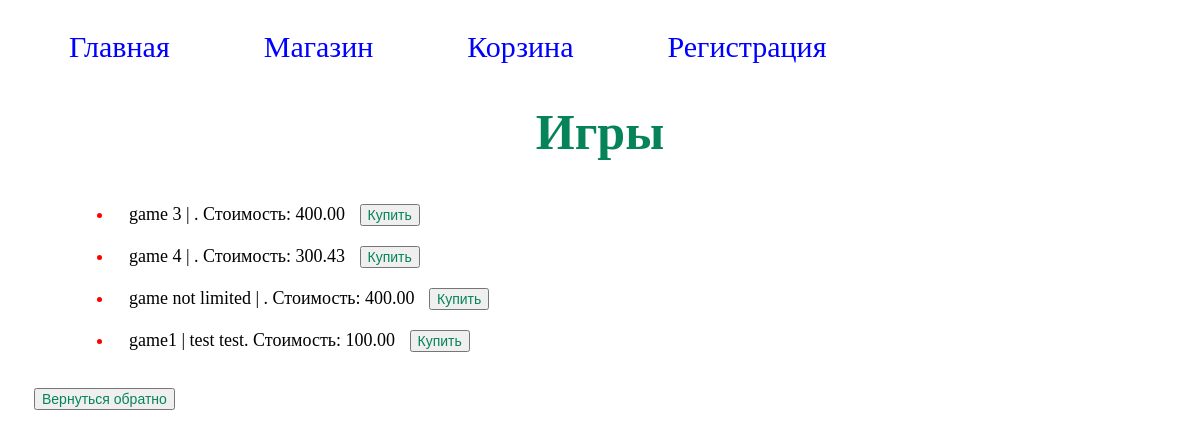
/platform/shop/, run on an earlier commit of the app's database.
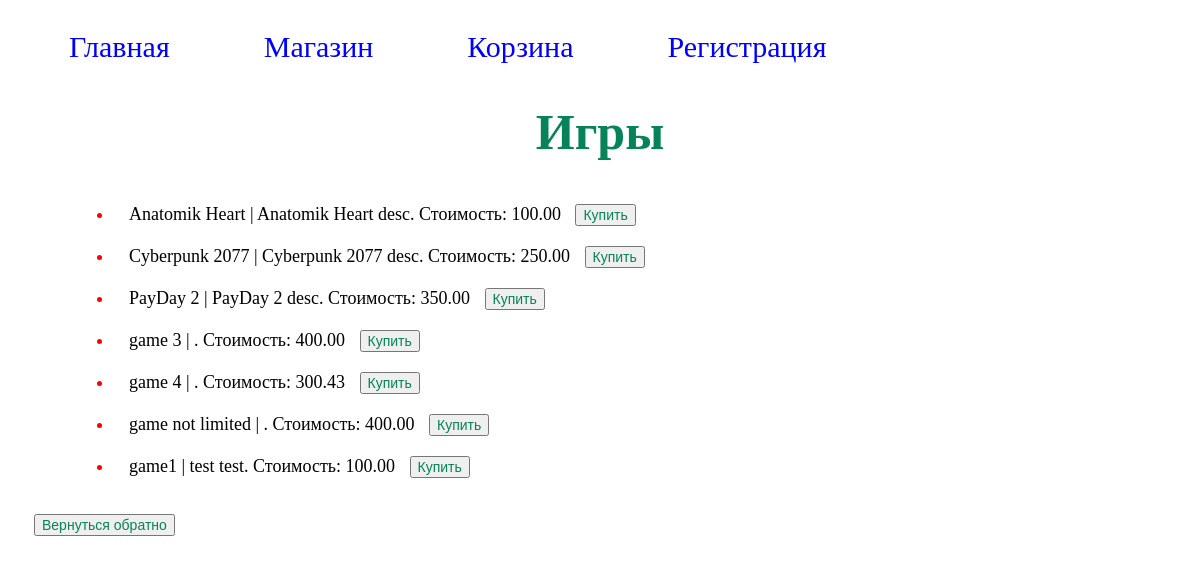
And on a later commit of the database.
### shop/models.py (models this page shows)
class Game(models.Model):
    title = models.CharField(max_length=100)
    cost = models.DecimalField(max_digits=10, decimal_places=2)
    size = models.DecimalField(max_digits=16, decimal_places=2)
    description = models.TextField()
    age_limited = models.BooleanField(default=False)
    buyer = models.ManyToManyField(Buyer, related_name='games')
    def __str__(self):
        return f'{self.title} | {self.description}. Стоимость: {self.cost}'
    class Meta:
        verbose_name = "Game"
        verbose_name_plural = "Games"
        ordering = ['title']

### shop/views.py (the view)
# urls.py: path('shop/', game),
def game(request):
    games = Game.objects.all()
    context = {
        'title': 'Игры',
        'games': games,
    }
    return render(request, template_name='games.html', context=context)

### templates/games.html (shortened to what this page needs)
{% extends 'menu.html' %}
{% block pagename %}
    <h1>{{ title }}</h1>
{% endblock %}
{% block menu %}
    {{ block.super }}
{% endblock %}
{% block content %}
    <ul class="markers">
        {% for game in games %}
            <li>{{ game }} <button>Купить</button></li>
        {% endfor %}
    </ul>
    <form action="/platform/" target="_blank">
        <button>Вернуться обратно</button></form>
{% endblock %}

What changed in the data, as far as the page shows it:
added Game: title+description+cost "Anatomik Heart | Anatomik Heart desc. Стоимость: 100.00"
added Game: title+description+cost "Cyberpunk 2077 | Cyberpunk 2077 desc. Стоимость: 250.00"
added Game: title+description+cost "PayDay 2 | PayDay 2 desc. Стоимость: 350.00"
